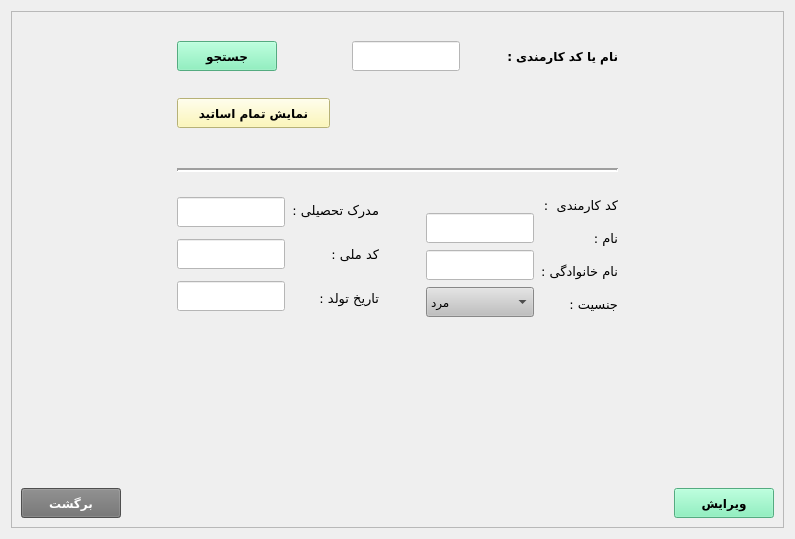
     <widget class="QWidget" name="tab_2">
      <attribute name="title">
       <string>ویرایش استاد</string>
      </attribute>
      <layout class="QGridLayout" name="gridLayout_4">
       <item row="0" column="1">
        <widget class="QFrame" name="frame_2">
         <property name="layoutDirection">
          <enum>Qt::LeftToRight</enum>
         </property>
         <property name="frameShape">
          <enum>QFrame::StyledPanel</enum>
         </property>
         <property name="frameShadow">
          <enum>QFrame::Raised</enum>
         </property>
         <layout class="QGridLayout" name="gridLayout_5">
          <item row="2" column="1">
           <spacer name="verticalSpacer_2">
            <property name="orientation">
             <enum>Qt::Vertical</enum>
            </property>
            <property name="sizeType">
             <enum>QSizePolicy::Minimum</enum>
            </property>
            <property name="sizeHint" stdset="0">
             <size>
              <width>20</width>
              <height>165</height>
             </size>
            </property>
           </spacer>
          </item>
          <item row="3" column="0" colspan="3">
           <layout class="QHBoxLayout" name="horizontalLayout_8">
            <item>
             <widget class="QPushButton" name="pushButton_backTab2">
              <property name="minimumSize">
               <size>
                <width>100</width>
                <height>30</height>
               </size>
              </property>
              <property name="font">
               <font>
                <family>B Nazanin</family>
                <pointsize>9</pointsize>
                <weight>75</weight>
                <bold>true</bold>
               </font>
              </property>
              <property name="styleSheet">
               <string notr="true">background-color: rgb(111, 111, 111);
color: white</string>
              </property>
              <property name="text">
               <string>برگشت</string>
              </property>
             </widget>
            </item>
            <item>
             <spacer name="horizontalSpacer_21">
              <property name="orientation">
               <enum>Qt::Horizontal</enum>
              </property>
              <property name="sizeHint" stdset="0">
               <size>
                <width>40</width>
                <height>20</height>
               </size>
              </property>
             </spacer>
            </item>
            <item>
             <spacer name="horizontalSpacer_22">
              <property name="orientation">
               <enum>Qt::Horizontal</enum>
              </property>
              <property name="sizeHint" stdset="0">
               <size>
                <width>40</width>
                <height>20</height>
               </size>
              </property>
             </spacer>
            </item>
            <item>
             <spacer name="horizontalSpacer_23">
              <property name="orientation">
               <enum>Qt::Horizontal</enum>
              </property>
              <property name="sizeHint" stdset="0">
               <size>
                <width>40</width>
                <height>20</height>
               </size>
              </property>
             </spacer>
            </item>
            <item>
             <widget class="QPushButton" name="pushButton_applyTab2">
              <property name="minimumSize">
               <size>
                <width>100</width>
                <height>30</height>
               </size>
              </property>
              <property name="font">
               <font>
                <family>B Nazanin</family>
                <pointsize>9</pointsize>
                <weight>75</weight>
                <bold>true</bold>
               </font>
              </property>
              <property name="styleSheet">
               <string notr="true">background-color: rgb(118, 240, 179);</string>
              </property>
              <property name="text">
               <string>ویرایش</string>
              </property>
             </widget>
            </item>
           </layout>
          </item>
          <item row="1" column="1">
           <layout class="QVBoxLayout" name="verticalLayout_6">
            <property name="spacing">
             <number>7</number>
            </property>
            <item>
             <layout class="QHBoxLayout" name="horizontalLayout_5">
              <item>
               <widget class="QPushButton" name="pushButton_searchTab2">
                <property name="minimumSize">
                 <size>
                  <width>100</width>
                  <height>30</height>
                 </size>
                </property>
                <property name="font">
                 <font>
                  <family>B Nazanin</family>
                  <pointsize>9</pointsize>
                  <weight>75</weight>
                  <bold>true</bold>
                 </font>
                </property>
                <property name="styleSheet">
                 <string notr="true">background-color: rgb(118, 240, 179);</string>
                </property>
                <property name="text">
                 <string>جستجو</string>
                </property>
               </widget>
              </item>
              <item>
               <spacer name="horizontalSpacer_12">
                <property name="orientation">
                 <enum>Qt::Horizontal</enum>
                </property>
                <property name="sizeHint" stdset="0">
                 <size>
                  <width>40</width>
                  <height>20</height>
                 </size>
                </property>
               </spacer>
              </item>
              <item>
               <widget class="QLineEdit" name="lineEdit_Tab2">
                <property name="minimumSize">
                 <size>
                  <width>0</width>
                  <height>30</height>
                 </size>
                </property>
                <property name="styleSheet">
                 <string notr="true">background-color: white;</string>
                </property>
               </widget>
              </item>
              <item>
               <spacer name="horizontalSpacer_13">
                <property name="orientation">
                 <enum>Qt::Horizontal</enum>
                </property>
                <property name="sizeType">
                 <enum>QSizePolicy::Minimum</enum>
                </property>
                <property name="sizeHint" stdset="0">
                 <size>
                  <width>40</width>
                  <height>17</height>
                 </size>
                </property>
               </spacer>
              </item>
              <item>
               <widget class="QLabel" name="label_7">
                <property name="font">
                 <font>
                  <family>B Titr</family>
                  <pointsize>9</pointsize>
                  <weight>75</weight>
                  <bold>true</bold>
                 </font>
                </property>
                <property name="text">
                 <string>نام یا کد کارمندی :</string>
                </property>
               </widget>
              </item>
             </layout>
            </item>
            <item>
             <spacer name="horizontalSpacer_14">
              <property name="orientation">
               <enum>Qt::Horizontal</enum>
              </property>
              <property name="sizeHint" stdset="0">
               <size>
                <width>40</width>
                <height>20</height>
               </size>
              </property>
             </spacer>
            </item>
            <item>
             <layout class="QHBoxLayout" name="horizontalLayout_6">
              <item>
               <widget class="QPushButton" name="pushButton_showAllStudentTab2">
                <property name="minimumSize">
                 <size>
                  <width>153</width>
                  <height>30</height>
                 </size>
                </property>
                <property name="font">
                 <font>
                  <family>B Nazanin</family>
                  <pointsize>9</pointsize>
                  <weight>75</weight>
                  <bold>true</bold>
                 </font>
                </property>
                <property name="styleSheet">
                 <string notr="true">background-color: rgb(255, 248, 165)</string>
                </property>
                <property name="text">
                 <string>نمایش تمام اساتید</string>
                </property>
               </widget>
              </item>
              <item>
               <spacer name="horizontalSpacer_15">
                <property name="orientation">
                 <enum>Qt::Horizontal</enum>
                </property>
                <property name="sizeHint" stdset="0">
                 <size>
                  <width>29</width>
                  <height>22</height>
                 </size>
                </property>
               </spacer>
              </item>
             </layout>
            </item>
            <item>
             <spacer name="horizontalSpacer_16">
              <property name="orientation">
               <enum>Qt::Horizontal</enum>
              </property>
              <property name="sizeHint" stdset="0">
               <size>
                <width>318</width>
                <height>20</height>
               </size>
              </property>
             </spacer>
            </item>
            <item>
             <widget class="Line" name="line">
              <property name="minimumSize">
               <size>
                <width>0</width>
                <height>30</height>
               </size>
              </property>
              <property name="sizeIncrement">
               <size>
                <width>0</width>
                <height>0</height>
               </size>
              </property>
              <property name="lineWidth">
               <number>2</number>
              </property>
              <property name="orientation">
               <enum>Qt::Horizontal</enum>
              </property>
             </widget>
            </item>
            <item>
             <layout class="QHBoxLayout" name="horizontalLayout_7">
              <item>
               <layout class="QVBoxLayout" name="verticalLayout_7">
                <item>
                 <widget class="QLineEdit" name="lineEdit_eduDegreeTab2">
                  <property name="minimumSize">
                   <size>
                    <width>0</width>
                    <height>30</height>
                   </size>
                  </property>
                  <property name="font">
                   <font>
                    <pointsize>9</pointsize>
                   </font>
                  </property>
                  <property name="styleSheet">
                   <string notr="true">background-color: white;</string>
                  </property>
                 </widget>
                </item>
                <item>
                 <widget class="QLineEdit" name="lineEdit_nationalCodeTab2">
                  <property name="minimumSize">
                   <size>
                    <width>0</width>
                    <height>30</height>
                   </size>
                  </property>
                  <property name="font">
                   <font>
                    <pointsize>9</pointsize>
                   </font>
                  </property>
                  <property name="styleSheet">
                   <string notr="true">background-color: white;</string>
                  </property>
                  <property name="maxLength">
                   <number>10</number>
                  </property>
                 </widget>
                </item>
                <item>
                 <widget class="QLineEdit" name="lineEdit_birthDateTab2">
                  <property name="minimumSize">
                   <size>
                    <width>0</width>
                    <height>30</height>
                   </size>
                  </property>
                  <property name="font">
                   <font>
                    <pointsize>9</pointsize>
                   </font>
                  </property>
                  <property name="styleSheet">
                   <string notr="true">background-color: white;</string>
                  </property>
                 </widget>
                </item>
               </layout>
              </item>
              <item>
               <layout class="QVBoxLayout" name="verticalLayout_8">
                <item>
                 <widget class="QLabel" name="label_8">
                  <property name="font">
                   <font>
                    <family>B Koodak</family>
                    <pointsize>10</pointsize>
                    <weight>50</weight>
                    <bold>false</bold>
                   </font>
                  </property>
                  <property name="text">
                   <string>مدرک تحصیلی :</string>
                  </property>
                 </widget>
                </item>
                <item>
                 <widget class="QLabel" name="label_9">
                  <property name="font">
                   <font>
                    <family>B Koodak</family>
                    <pointsize>10</pointsize>
                    <weight>50</weight>
                    <bold>false</bold>
                   </font>
                  </property>
                  <property name="text">
                   <string>کد ملی :</string>
                  </property>
                 </widget>
                </item>
                <item>
                 <widget class="QLabel" name="label_10">
                  <property name="font">
                   <font>
                    <family>B Koodak</family>
                    <pointsize>10</pointsize>
                    <weight>50</weight>
                    <bold>false</bold>
                   </font>
                  </property>
                  <property name="text">
                   <string>تاریخ تولد :</string>
                  </property>
                 </widget>
                </item>
               </layout>
              </item>
              <item>
               <layout class="QVBoxLayout" name="verticalLayout_9">
                <item>
                 <spacer name="horizontalSpacer_17">
                  <property name="orientation">
                   <enum>Qt::Horizontal</enum>
                  </property>
                  <property name="sizeHint" stdset="0">
                   <size>
                    <width>40</width>
                    <height>20</height>
                   </size>
                  </property>
                 </spacer>
                </item>
                <item>
                 <spacer name="horizontalSpacer_18">
                  <property name="orientation">
                   <enum>Qt::Horizontal</enum>
                  </property>
                  <property name="sizeHint" stdset="0">
                   <size>
                    <width>40</width>
                    <height>20</height>
                   </size>
                  </property>
                 </spacer>
                </item>
                <item>
                 <spacer name="horizontalSpacer_19">
                  <property name="orientation">
                   <enum>Qt::Horizontal</enum>
                  </property>
                  <property name="sizeHint" stdset="0">
                   <size>
                    <width>40</width>
                    <height>20</height>
                   </size>
                  </property>
                 </spacer>
                </item>
                <item>
                 <spacer name="horizontalSpacer_20">
                  <property name="orientation">
                   <enum>Qt::Horizontal</enum>
                  </property>
                  <property name="sizeHint" stdset="0">
                   <size>
                    <width>40</width>
                    <height>20</height>
                   </size>
                  </property>
                 </spacer>
                </item>
               </layout>
              </item>
              <item>
               <layout class="QVBoxLayout" name="verticalLayout_10">
                <item>
                 <widget class="QLabel" name="label_teachCodeTab2">
                  <property name="font">
                   <font>
                    <pointsize>9</pointsize>
                   </font>
                  </property>
                  <property name="text">
                   <string/>
                  </property>
                 </widget>
                </item>
                <item>
                 <widget class="QLineEdit" name="lineEdit_nameTab2">
                  <property name="minimumSize">
                   <size>
                    <width>0</width>
                    <height>30</height>
                   </size>
                  </property>
                  <property name="font">
                   <font>
                    <pointsize>9</pointsize>
                   </font>
                  </property>
                  <property name="styleSheet">
                   <string notr="true">background-color: white;</string>
                  </property>
                 </widget>
                </item>
                <item>
                 <widget class="QLineEdit" name="lineEdit_lastNameTab2">
                  <property name="minimumSize">
                   <size>
                    <width>0</width>
                    <height>30</height>
                   </size>
                  </property>
                  <property name="font">
                   <font>
                    <pointsize>9</pointsize>
                   </font>
                  </property>
                  <property name="styleSheet">
                   <string notr="true">background-color: white;</string>
                  </property>
                 </widget>
                </item>
                <item>
                 <widget class="QComboBox" name="comboBox_genderTab2">
                  <property name="minimumSize">
                   <size>
                    <width>0</width>
                    <height>30</height>
                   </size>
                  </property>
                  <property name="font">
                   <font>
                    <pointsize>9</pointsize>
                    <weight>50</weight>
                    <bold>false</bold>
                   </font>
                  </property>
                  <property name="styleSheet">
                   <string notr="true">background-color:rgb(191, 191, 191)</string>
                  </property>
                  <item>
                   <property name="text">
                    <string>مرد</string>
                   </property>
                  </item>
                  <item>
                   <property name="text">
                    <string>زن</string>
                   </property>
                  </item>
                 </widget>
                </item>
               </layout>
              </item>
              <item>
               <layout class="QVBoxLayout" name="verticalLayout_11">
                <item>
                 <widget class="QLabel" name="label_11">
                  <property name="font">
                   <font>
                    <family>B Koodak</family>
                    <pointsize>10</pointsize>
                    <weight>50</weight>
                    <bold>false</bold>
                   </font>
                  </property>
                  <property name="text">
                   <string>کد کارمندی  :</string>
                  </property>
                 </widget>
                </item>
                <item>
                 <widget class="QLabel" name="label_12">
                  <property name="font">
                   <font>
                    <family>B Koodak</family>
                    <pointsize>10</pointsize>
                    <weight>50</weight>
                    <bold>false</bold>
                   </font>
                  </property>
                  <property name="text">
                   <string>نام :</string>
                  </property>
                 </widget>
                </item>
                <item>
                 <widget class="QLabel" name="label_13">
                  <property name="font">
                   <font>
                    <family>B Koodak</family>
                    <pointsize>10</pointsize>
                    <weight>50</weight>
                    <bold>false</bold>
                   </font>
                  </property>
                  <property name="text">
                   <string>نام خانوادگی :</string>
                  </property>
                 </widget>
                </item>
                <item>
                 <widget class="QLabel" name="label_14">
                  <property name="font">
                   <font>
                    <family>B Koodak</family>
                    <pointsize>10</pointsize>
                    <weight>50</weight>
                    <bold>false</bold>
                   </font>
                  </property>
                  <property name="text">
                   <string>جنسیت :</string>
                  </property>
                 </widget>
                </item>
               </layout>
              </item>
             </layout>
            </item>
           </layout>
          </item>
          <item row="1" column="0">
           <spacer name="horizontalSpacer_24">
            <property name="orientation">
             <enum>Qt::Horizontal</enum>
            </property>
            <property name="sizeType">
             <enum>QSizePolicy::Minimum</enum>
            </property>
            <property name="sizeHint" stdset="0">
             <size>
              <width>150</width>
              <height>20</height>
             </size>
            </property>
           </spacer>
          </item>
          <item row="1" column="2">
           <spacer name="horizontalSpacer_25">
            <property name="orientation">
             <enum>Qt::Horizontal</enum>
            </property>
            <property name="sizeType">
             <enum>QSizePolicy::Minimum</enum>
            </property>
            <property name="sizeHint" stdset="0">
             <size>
              <width>150</width>
              <height>20</height>
             </size>
            </property>
           </spacer>
          </item>
          <item row="0" column="1">
           <spacer name="horizontalSpacer_37">
            <property name="orientation">
             <enum>Qt::Horizontal</enum>
            </property>
            <property name="sizeHint" stdset="0">
             <size>
              <width>40</width>
              <height>20</height>
             </size>
            </property>
           </spacer>
          </item>
         </layout>
        </widget>
       </item>
      </layout>
     </widget>
